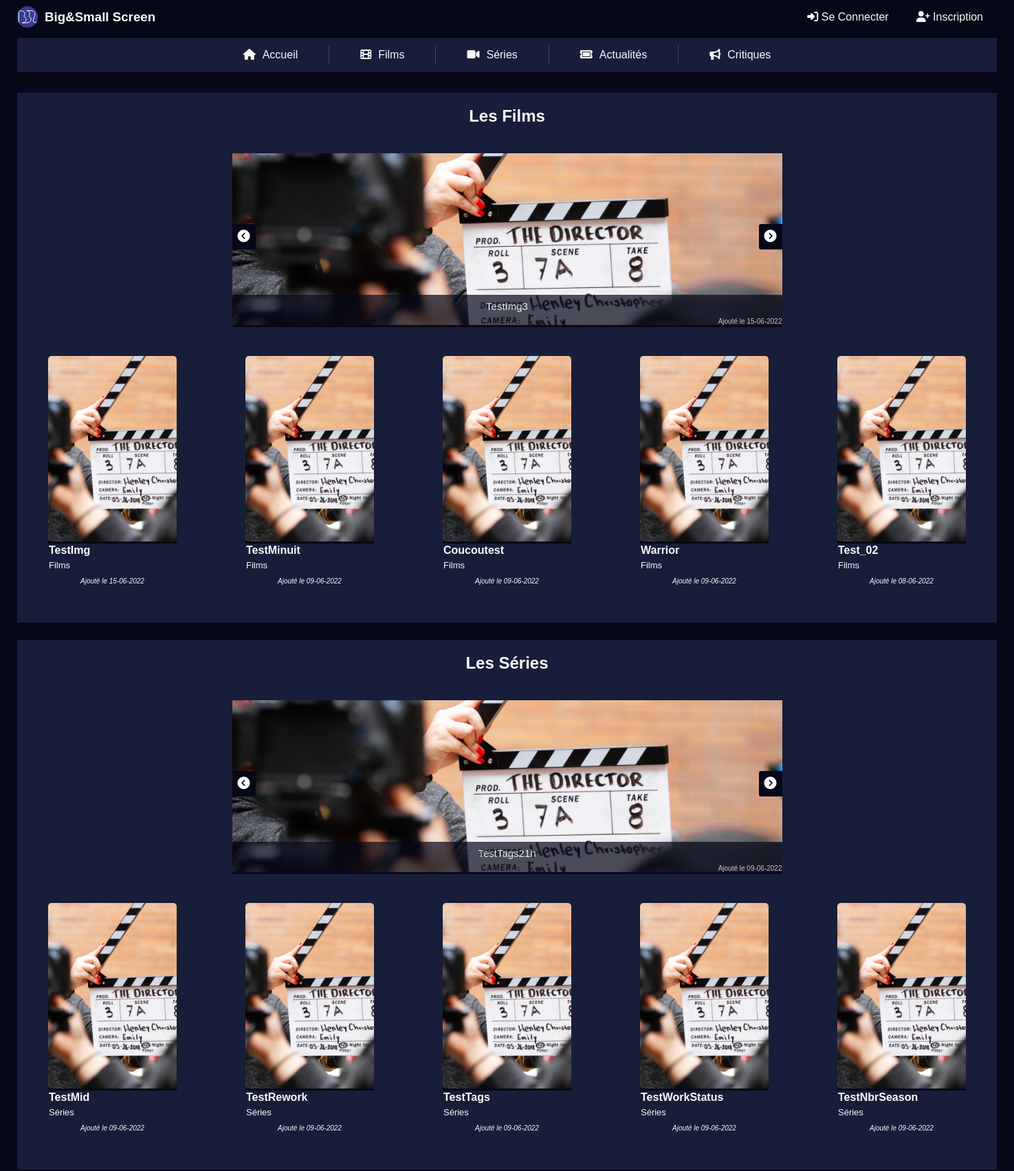
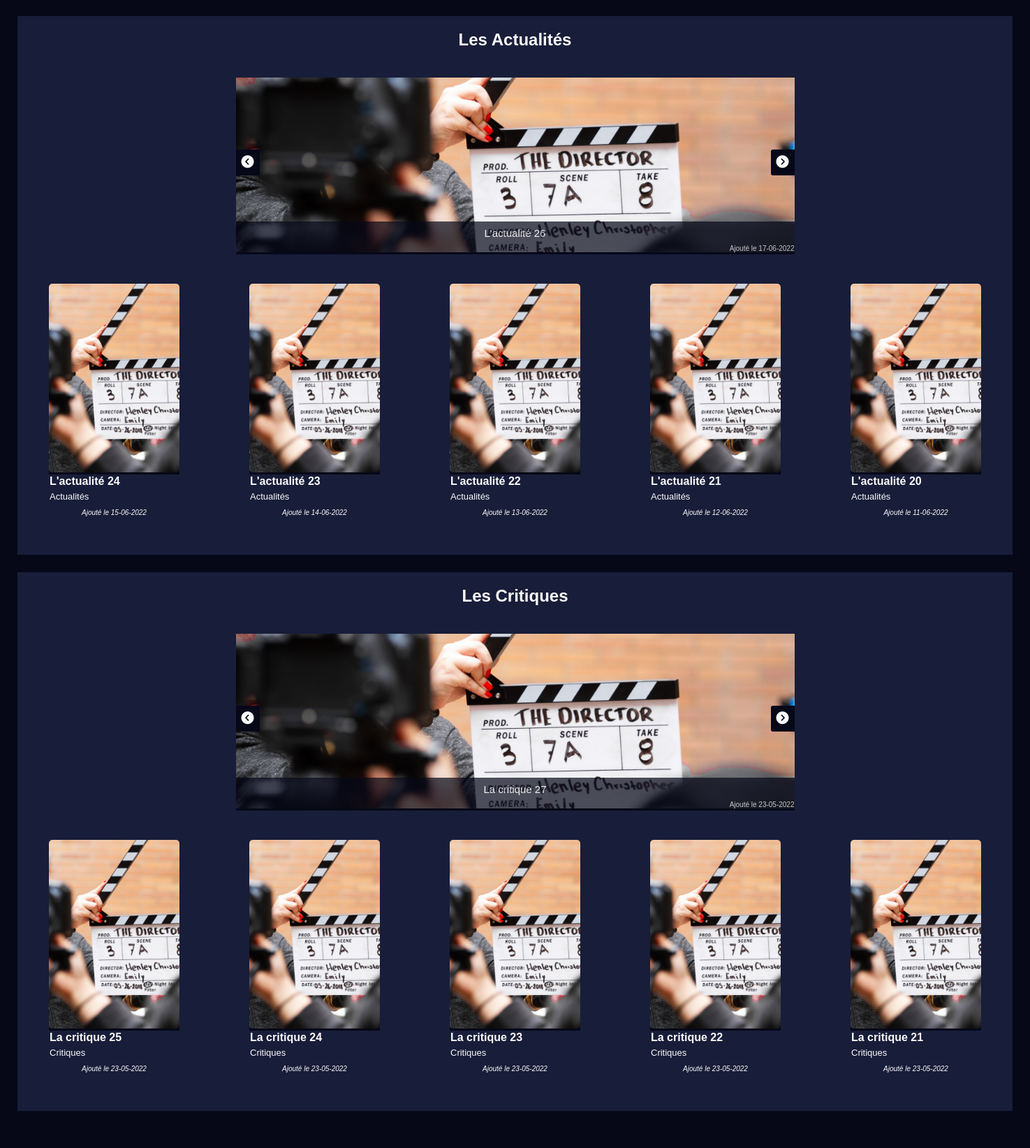
The page / (upper part) on the database its author committed (2 pictures, top to bottom).
### tables this page shows
CREATE TABLE IF NOT EXISTS `articles` (
  `id` int NOT NULL AUTO_INCREMENT,
  `category_id` int NOT NULL,
  `title` varchar(255) NOT NULL,
  `release_year` smallint NOT NULL,
  `nbr_season` smallint NOT NULL,
  `work_status` varchar(255) DEFAULT NULL,
  `director_one` varchar(255) NOT NULL,
  `director_two` varchar(255) DEFAULT NULL,
  `director_three` varchar(255) DEFAULT NULL,
  `director_four` varchar(255) DEFAULT NULL,
  `actor_one` varchar(255) NOT NULL,
  `actor_img_one` varchar(255) NOT NULL,
  `actor_role_one` varchar(125) NOT NULL,
  `actor_two` varchar(255) NOT NULL,
  `actor_img_two` varchar(255) NOT NULL,
  `actor_role_two` varchar(125) NOT NULL,
  `actor_three` varchar(255) NOT NULL,
  `actor_img_three` varchar(255) NOT NULL,
  `actor_role_three` varchar(125) NOT NULL,
  `actor_four` varchar(255) NOT NULL,
  `actor_img_four` varchar(255) NOT NULL,
  `actor_role_four` varchar(125) NOT NULL,
  `actor_five` varchar(255) NOT NULL,
  `actor_img_five` varchar(255) NOT NULL,
  `actor_role_five` varchar(125) NOT NULL,
  `synopsis` longtext NOT NULL,
  `content` longtext NOT NULL,
  `admin_firstname` varchar(100) NOT NULL,
  `type_id` int NOT NULL,
  `created_at` timestamp NOT NULL DEFAULT CURRENT_TIMESTAMP,
  `updated_at` timestamp NOT NULL ON UPDATE CURRENT_TIMESTAMP,
  `path_img` varchar(255) NOT NULL,
  PRIMARY KEY (`id`)
);

CREATE TABLE IF NOT EXISTS `categories` (
  `id` int NOT NULL AUTO_INCREMENT,
  `name` varchar(100) NOT NULL,
  `created_at` timestamp NOT NULL,
  PRIMARY KEY (`id`)
);

### pages/accueil.php (the view, shortened to what this page needs)
<?php
require_once('req/_connect.php');
$articleSlideshowFirst = "SELECT * FROM categories INNER JOIN articles ON articles.category_id = categories.id WHERE articles.category_id = 1 ORDER BY articles.created_at DESC LIMIT 1, 3";
$request = $database->prepare($articleSlideshowFirst);
$request->execute();
$resultFirst = $request->fetchAll(PDO::FETCH_ASSOC);
$articleSlideshowSecond = "SELECT * FROM categories INNER JOIN articles ON articles.category_id = categories.id WHERE articles.category_id = 2 ORDER BY articles.created_at DESC LIMIT 1, 3";
$request = $database->prepare($articleSlideshowSecond);
$request->execute();
$resultSecond = $request->fetchAll(PDO::FETCH_ASSOC);
$articleSlideshowThird = "SELECT * FROM categories INNER JOIN articles ON articles.category_id = categories.id WHERE articles.category_id = 3 ORDER BY articles.created_at DESC LIMIT 1, 3";
$request = $database->prepare($articleSlideshowThird);
$request->execute();
$resultThird = $request->fetchAll(PDO::FETCH_ASSOC);
$articleSlideshowForth = "SELECT * FROM categories INNER JOIN articles ON articles.category_id = categories.id WHERE articles.category_id = 4 ORDER BY articles.created_at DESC LIMIT 1, 3";
$request = $database->prepare($articleSlideshowForth);
$request->execute();
$resultForth = $request->fetchAll(PDO::FETCH_ASSOC);
$articleContainerCardsFirst = "SELECT * FROM categories INNER JOIN articles ON articles.category_id = categories.id WHERE articles.category_id = 1 ORDER BY articles.created_at DESC LIMIT 3, 5";
$request = $database->prepare($articleContainerCardsFirst);
$request->execute();
$resultContainerCardsFirst = $request->fetchAll(PDO::FETCH_ASSOC);
$articleContainerCardsSecond = "SELECT * FROM categories INNER JOIN articles ON articles.category_id = categories.id WHERE articles.category_id = 2 ORDER BY articles.created_at DESC LIMIT 3, 5";
$request = $database->prepare($articleContainerCardsSecond);
$request->execute();
$resultContainerCardsSecond = $request->fetchAll(PDO::FETCH_ASSOC);
$articleContainerCardsThird = "SELECT * FROM categories INNER JOIN articles ON articles.category_id = categories.id WHERE articles.category_id = 3 ORDER BY articles.created_at DESC LIMIT 3, 5";
$request = $database->prepare($articleContainerCardsThird);
$request->execute();
$resultContainerCardsThird = $request->fetchAll(PDO::FETCH_ASSOC);
$articleContainerCardsForth = "SELECT * FROM categories INNER JOIN articles ON articles.category_id = categories.id WHERE articles.category_id = 4 ORDER BY articles.created_at DESC LIMIT 3, 5";
$request = $database->prepare($articleContainerCardsForth);
$request->execute();
$resultContainerCardsForth = $request->fetchAll(PDO::FETCH_ASSOC);
?>
<section class="accueil">
    <div class="accueil__container">
        <div class="accueil__container--wrapper">
            <h1>Les Films</h1>
            <div class="slideshow">
                <?php foreach($resultFirst as $slideshowFirst) { ?>
                    <div class="mySlides1 fade">
                        <a href="?page=article_actualite&id=<?= $slideshowFirst['id'] ?>">
                            <img src="<?= str_replace("../../", "./", $slideshowFirst['path_img']) ;?>" alt="">
                            <div class="mySlides1__description">
                                <p class="mySlides1__description--text"><?= $slideshowFirst['title']; ?></p>
                                <p class="mySlides1__description--date">
                                    <?php
                                        $formDate = strtotime($slideshowFirst['created_at']);
                                        echo "Ajouté le " . date("d-m-Y", $formDate);
                                    ?>
                                </p>
                            </div>
                        </a>
                    </div>
                <?php } ?>
                <a class="prev" onclick="plusSlides(-1, 0)">
                    <i class="fa-solid fa-circle-chevron-left"></i>
                </a>
                <a class="next" onclick="plusSlides(1, 0)">
                    <i class="fa-solid fa-circle-chevron-right"></i>
                </a>
            </div>
            <div class="card">
                <?php foreach($resultContainerCardsFirst as $containerCardsFirst) { ?>
                    <div class="card__cell">
                        <a class="card__cell--img" href="?page=article_actualite&id=<?= $containerCardsFirst['id'] ?>">
                            <img src="<?= str_replace("../../", "./", $containerCardsFirst['path_img']); ?>" alt="">
                        </a>
                        <div class="card__cell--description">
                            <a href="?page=article_actualite&id=<?= $containerCardsFirst['id'] ?>">
                                <h4 class="description--title ellipsis"><?= $containerCardsFirst['title'] ?></h4>
                            </a>
                            <a href="?page=films" class="description--category ellipsis"><?= $containerCardsFirst['name'] ?></a>
                            <p class="description--date ellipsis">
                                <?php
                                    $formDate = strtotime($containerCardsFirst['created_at']);
                                    echo "Ajouté le " . date("d-m-Y", $formDate);
                                ?>
                            </p>
                        </div>
                    </div>
                <?php } ?>
            </div>
        </div>
    </div>
    <div class="accueil__container">
        <div class="accueil__container--wrapper">
            <h1>Les Séries</h1>
            <div class="slideshow">
                <?php foreach($resultSecond as $slideshowSecond) { ?>
                    <div class="mySlides2 fade">
                        <a href="?page=article_actualite&id=<?= $slideshowSecond['id'] ?>">
                            <img src="<?= str_replace("../../", "./", $slideshowSecond['path_img']) ;?>" alt="">
                            <div class="mySlides2__description">
                                <p class="mySlides2__description--text"><?= $slideshowSecond['title']; ?></p>
                                <p class="mySlides2__description--date">
                                    <?php
                                        $formDate = strtotime($slideshowSecond['created_at']);
                                        echo "Ajouté le " . date("d-m-Y", $formDate);
                                    ?>
                                </p>
                            </div>
                        </a>
                    </div>
                <?php } ?>
                <a class="prev" onclick="plusSlides(-1, 1)">
                    <i class="fa-solid fa-circle-chevron-left"></i>
                </a>
                <a class="next" onclick="plusSlides(1, 1)">
                    <i class="fa-solid fa-circle-chevron-right"></i>
                </a>
            </div>
            <div class="card">
                <?php foreach($resultContainerCardsSecond as $containerCardsSecond) { ?>
                    <div class="card__cell">
                        <a class="card__cell--img" href="?page=article_actualite&id=<?= $containerCardsSecond['id'] ?>">
                            <img src="<?= str_replace("../../", "./", $containerCardsSecond['path_img']); ?>" alt="">
                        </a>
                        <div class="card__cell--description">
                            <a href="?page=article_actualite&id=<?= $containerCardsSecond['id'] ?>">
                                <h4 class="description--title ellipsis"><?= $containerCardsSecond['title'] ?></h4>
                            </a>
                            <a href="?page=series" class="description--category ellipsis"><?= $containerCardsSecond['name'] ?></a>
                            <p class="description--date ellipsis">
                                <?php
                                    $formDate = strtotime($containerCardsSecond['created_at']);
                                    echo "Ajouté le " . date("d-m-Y", $formDate);
                                ?>
                            </p>
                        </div>
                    </div>
                <?php } ?>
            </div>
        </div>
    </div>
    <div class="accueil__container">
        <div class="accueil__container--wrapper">
            <h1>Les Actualités</h1>
            <div class="slideshow">
                <?php foreach($resultThird as $slideshowThird) { ?>
                    <div class="mySlides3 fade">
                        <a href="?page=article_actualite&id=<?= $slideshowThird['id'] ?>">
                            <img src="<?= str_replace("../../", "./", $slideshowThird['path_img']) ;?>" alt="">
                            <div class="mySlides3__description">
                                <p class="mySlides3__description--text"><?= $slideshowThird['title']; ?></p>
                                <p class="mySlides3__description--date">
                                    <?php
                                        $formDate = strtotime($slideshowThird['created_at']);
                                        echo "Ajouté le " . date("d-m-Y", $formDate);
                                    ?>
                                </p>
                            </div>
                        </a>
                    </div>
                <?php } ?>
                <a class="prev" onclick="plusSlides(-1, 2)">
                    <i class="fa-solid fa-circle-chevron-left"></i>
                </a>
                <a class="next" onclick="plusSlides(1, 2)">
                    <i class="fa-solid fa-circle-chevron-right"></i>
                </a>
            </div>
            <div class="card">
                <?php foreach($resultContainerCardsThird as $containerCardsThird) { ?>
                    <div class="card__cell">
                        <a class="card__cell--img" href="?page=article_actualite&id=<?= $containerCardsThird['id'] ?>">
                            <img src="<?= str_replace("../../", "./", $containerCardsThird['path_img']); ?>" alt="">
                        </a>
                        <div class="card__cell--description">
                            <a href="?page=article_actualite&id=<?= $containerCardsThird['id'] ?>">
                                <h4 class="description--title ellipsis"><?= $containerCardsThird['title'] ?></h4>
                            </a>
                            <a href="?page=actualites" class="description--category ellipsis"><?= $containerCardsThird['name'] ?></a>
                            <p class="description--date ellipsis">
                                <?php
                                    $formDate = strtotime($containerCardsThird['created_at']);
                                    echo "Ajouté le " . date("d-m-Y", $formDate);
                                ?>
                            </p>
                        </div>
                    </div>
                <?php } ?>
            </div>
        </div>
    </div>
    <div class="accueil__container">
        <div class="accueil__container--wrapper">
            <h1>Les Critiques</h1>
            <div class="slideshow">
                <?php foreach($resultForth as $slideshowForth) { ?>
                    <div class="mySlides4 fade">
                        <a href="?page=article_actualite&id=<?= $slideshowForth['id'] ?>">
                            <img src="<?= str_replace("../../", "./", $slideshowForth['path_img']) ;?>" alt="">
                            <div class="mySlides4__description">
                                <p class="mySlides4__description--text"><?= $slideshowForth['title']; ?></p>
                                <p class="mySlides4__description--date">
                                    <?php
                                        $formDate = strtotime($slideshowForth['created_at']);
                                        echo "Ajouté le " . date("d-m-Y", $formDate);
                                    ?>
                                </p>
                            </div>
                        </a>
                    </div>
                <?php } ?>
                <a class="prev" onclick="plusSlides(-1, 3)">
                    <i class="fa-solid fa-circle-chevron-left"></i>
                </a>
                <a class="next" onclick="plusSlides(1, 3)">
                    <i class="fa-solid fa-circle-chevron-right"></i>
                </a>
            </div>
            <div class="card">
                <?php foreach($resultContainerCardsForth as $containerCardsForth) { ?>
                    <div class="card__cell">
                        <a class="card__cell--img" href="?page=article_actualite&id=<?= $containerCardsForth['id'] ?>">
                            <img src="<?= str_replace("../../", "./", $containerCardsForth['path_img']); ?>" alt="">
                        </a>
                        <div class="card__cell--description">
                            <a href="?page=article_actualite&id=<?= $containerCardsForth['id'] ?>">
                                <h4 class="description--title ellipsis"><?= $containerCardsForth['title'] ?></h4>
                            </a>
                            <a href="?page=critiques" class="description--category ellipsis"><?= $containerCardsForth['name'] ?></a>
                            <p class="description--date ellipsis">
                                <?php
                                    $formDate = strtotime($containerCardsForth['created_at']);
                                    echo "Ajouté le " . date("d-m-Y", $formDate);
                                ?>
                            </p>
                        </div>
                    </div>
                <?php } ?>
            </div>
        </div>
    </div>
</section>

### rows shown on the page
articles: path_img (picture), title "TestImg3", created_at "15-06-2022"
articles: path_img (picture), title "TestImg", category.name "Films", created_at "15-06-2022"
articles: path_img (picture), title "TestMinuit", category.name "Films", created_at "09-06-2022"
articles: path_img (picture), title "Coucoutest", category.name "Films", created_at "09-06-2022"
articles: path_img (picture), title "Warrior", category.name "Films", created_at "09-06-2022"
articles: path_img (picture), title "Test_02", category.name "Films", created_at "08-06-2022"
articles: path_img (picture), title "TestTags21h", created_at "09-06-2022"
articles: path_img (picture), title "TestMid", category.name "Séries", created_at "09-06-2022"
articles: path_img (picture), title "TestRework", category.name "Séries", created_at "09-06-2022"
articles: path_img (picture), title "TestTags", category.name "Séries", created_at "09-06-2022"
articles: path_img (picture), title "TestWorkStatus", category.name "Séries", created_at "09-06-2022"
articles: path_img (picture), title "TestNbrSeason", category.name "Séries", created_at "09-06-2022"
articles: path_img (picture), title "L'actualité 26", created_at "17-06-2022"
articles: path_img (picture), title "L'actualité 24", category.name "Actualités", created_at "15-06-2022"
articles: path_img (picture), title "L'actualité 23", category.name "Actualités", created_at "14-06-2022"
articles: path_img (picture), title "L'actualité 22", category.name "Actualités", created_at "13-06-2022"
articles: path_img (picture), title "L'actualité 21", category.name "Actualités", created_at "12-06-2022"
articles: path_img (picture), title "L'actualité 20", category.name "Actualités", created_at "11-06-2022"
articles: path_img (picture), title "La critique 27", created_at "23-05-2022"
articles: path_img (picture), title "La critique 25", category.name "Critiques", created_at "23-05-2022"
articles: path_img (picture), title "La critique 24", category.name "Critiques", created_at "23-05-2022"
articles: path_img (picture), title "La critique 23", category.name "Critiques", created_at "23-05-2022"
articles: path_img (picture), title "La critique 22", category.name "Critiques", created_at "23-05-2022"
articles: path_img (picture), title "La critique 21", category.name "Critiques", created_at "23-05-2022"
